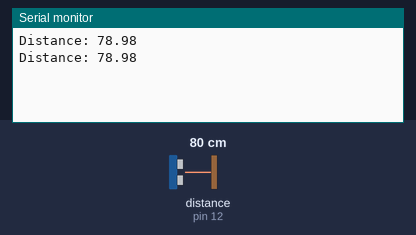
Simulated run of this sketch. Board: Arduino Uno, built with avr-gcc and run on an emulated ATmega328P. Shown: the last lines printed to the serial monitor. Wiring (inferred from the names in the program): ultrasonic range finder: trigger pin 14; echo pin 12. The test bench sets the inputs (shaded band); at power-on: distance to the obstacle (sensor on pin 12) 80 cm. The echo pulse lasts 58.3 µs per cm.

Above: at 1.8 s.
1.9 s: distance to the obstacle (sensor on pin 12) set to 2 cm
At 2.6 s:
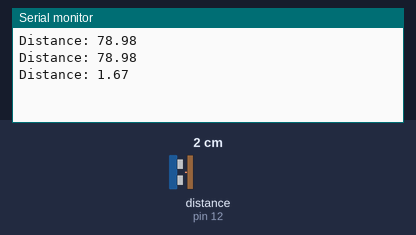
3.4 s: distance to the obstacle (sensor on pin 12) set to 4 cm
At 4.8 s:
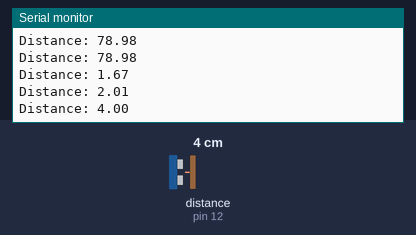
Timing chart, 0 to 6.4 s (numbered marks = the images above; inputs shaded):
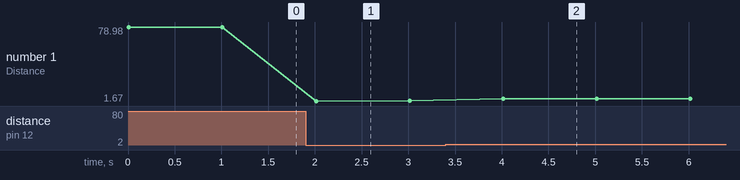

Measured:
- after the input at 1.9 s, the serial monitor: prints a new line after 0.11 s (image 1)
- after the input at 3.4 s, the serial monitor: prints a new line after 0.61 s (image 2)
- plotted number 1: 78.98 → 2.01 after the input at 1.9 s, 2.01 → 4 after the input at 3.4 s

The sketch:

ultrasonic.ino
```cpp
#define ULTRASONIC_TRIG_PIN 14
#define ULTRASONIC_ECHO_PIN 12

#define SOUND_SPEED 0.034

long duration;
float distance;

void setup() {
  Serial.begin(115200);
  pinMode(ULTRASONIC_TRIG_PIN, OUTPUT);
  pinMode(ULTRASONIC_ECHO_PIN, INPUT);
}

void loop() {
  digitalWrite(ULTRASONIC_TRIG_PIN, LOW);
  delayMicroseconds(2);
  digitalWrite(ULTRASONIC_TRIG_PIN, HIGH);
  delayMicroseconds(10);
  digitalWrite(ULTRASONIC_TRIG_PIN, LOW);
  duration = pulseIn(ULTRASONIC_ECHO_PIN, HIGH);
  distance = duration * SOUND_SPEED/2;
  Serial.print("Distance: ");
  Serial.println(distance);
  delay(1000);
}
```
